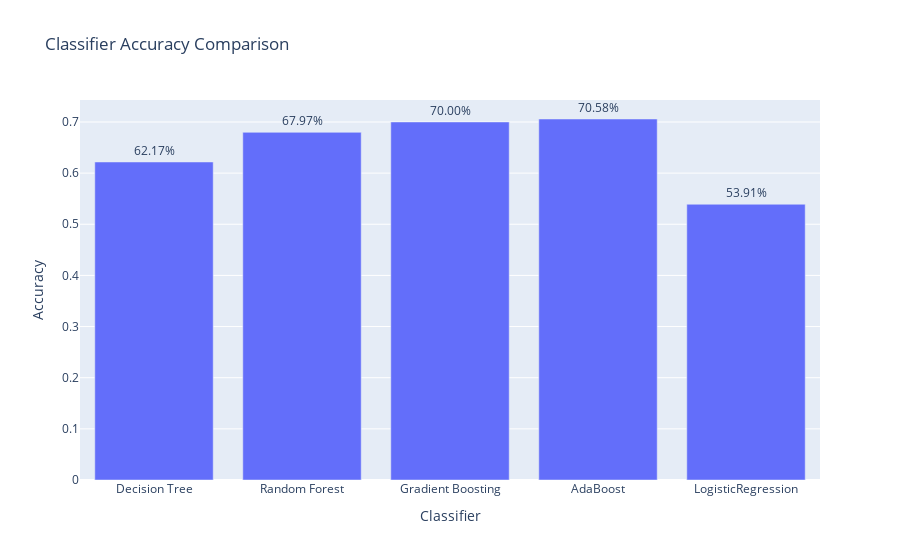

The cell this chart's notebook holds for it:
### Code cell
# Create a bar chart comparing accuracy
accuracy_df = pd.DataFrame(results)
fig = px.bar(accuracy_df, x='Classifier', y='Accuracy', text='Accuracy', title='Classifier Accuracy Comparison')
fig.update_traces(texttemplate='%{text:.2%}', textposition='outside')
fig.show()

### Figure 1 — Plotly figure (JSON) as saved in the notebook; plotly's stock layout.template omitted (floating-point values rounded to 4 significant figures)
{"data": [{"alignmentgroup": "True", "hovertemplate": "Classifier=%{x}<br>Accuracy=%{text}<extra></extra>", "legendgroup": "", "marker": {"color": "#636efa", "pattern": {"shape": ""}}, "name": "", "offsetgroup": "", "orientation": "v", "showlegend": false, "text": [0.6217, 0.6797, 0.7, 0.7058, 0.5391], "textposition": "outside", "texttemplate": "%{text:.2%}", "type": "bar", "x": ["Decision Tree", "Random Forest", "Gradient Boosting", "AdaBoost", "LogisticRegression"], "xaxis": "x", "y": [0.6217, 0.6797, 0.7, 0.7058, 0.5391], "yaxis": "y"}], "layout": {"barmode": "relative", "legend": {"tracegroupgap": 0}, "title": {"text": "Classifier Accuracy Comparison"}, "xaxis": {"anchor": "y", "domain": [0, 1], "title": {"text": "Classifier"}}, "yaxis": {"anchor": "x", "domain": [0, 1], "title": {"text": "Accuracy"}}}}
